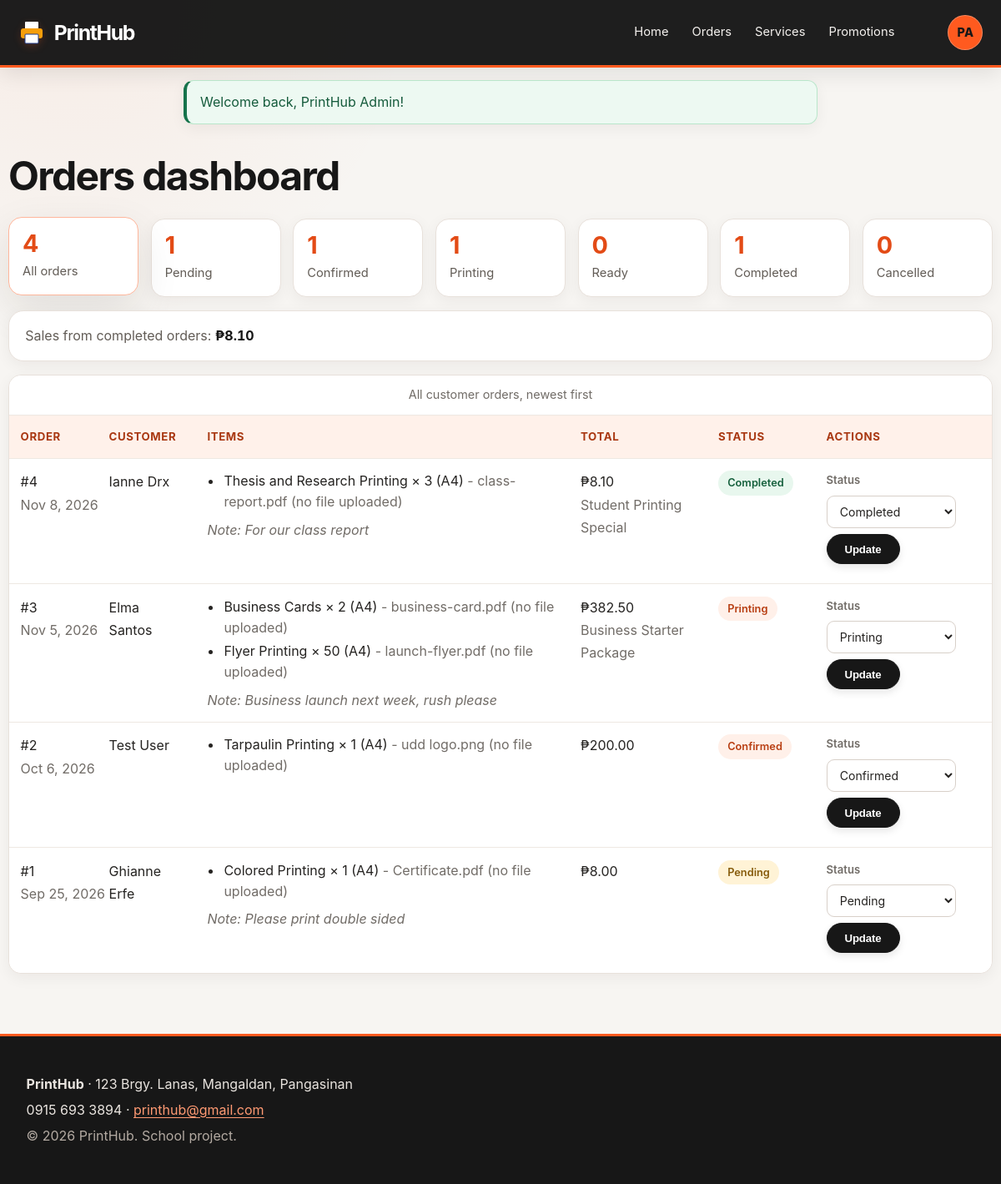
/admin/index.php (signed in), run on the app's committed database.
### tables this page shows
CREATE TABLE orders (
    order_id     INT  NOT NULL AUTO_INCREMENT,
    user_id      INT  NOT NULL,
    promotion_id INT  DEFAULT NULL,                       
    promotion_discount DECIMAL(5,2) NOT NULL DEFAULT 0.00,  
    notes        TEXT DEFAULT NULL,
    status       ENUM('pending','confirmed','printing','ready','completed','cancelled')
                 NOT NULL DEFAULT 'pending',
    order_date   TIMESTAMP NOT NULL DEFAULT CURRENT_TIMESTAMP,
    PRIMARY KEY (order_id),
    CONSTRAINT fk_orders_user  FOREIGN KEY (user_id)      REFERENCES users (user_id),
    CONSTRAINT fk_orders_promo FOREIGN KEY (promotion_id) REFERENCES promotions (promotion_id)
        ON DELETE SET NULL                                  
);

CREATE TABLE users (
    user_id    INT          NOT NULL AUTO_INCREMENT,
    name       VARCHAR(100) NOT NULL,
    email      VARCHAR(100) NOT NULL,
    password   VARCHAR(255) NOT NULL,                   
    role       ENUM('customer','admin') NOT NULL DEFAULT 'customer',
    created_at TIMESTAMP    NOT NULL DEFAULT CURRENT_TIMESTAMP,
    PRIMARY KEY (user_id),
    UNIQUE KEY uq_users_email (email)                    
);

CREATE TABLE order_items (
    order_item_id INT           NOT NULL AUTO_INCREMENT,
    order_id      INT           NOT NULL,
    service_id    INT           NOT NULL,
    file_name     VARCHAR(255)  DEFAULT NULL,             
    file_path     VARCHAR(255)  DEFAULT NULL,             
    paper_size    VARCHAR(60)   NOT NULL DEFAULT 'A4',
    copies        INT           NOT NULL DEFAULT 1,
    unit_price    DECIMAL(10,2) NOT NULL,                 
    PRIMARY KEY (order_item_id),
    CONSTRAINT fk_items_order   FOREIGN KEY (order_id)   REFERENCES orders (order_id)
        ON DELETE CASCADE,                                
    CONSTRAINT fk_items_service FOREIGN KEY (service_id) REFERENCES services (service_id),
    CONSTRAINT chk_items_copies CHECK (copies >= 1)
);

CREATE TABLE services (
    service_id   INT           NOT NULL AUTO_INCREMENT,
    category_id  INT           NOT NULL,
    service_name VARCHAR(100)  NOT NULL,
    description  TEXT          DEFAULT NULL,
    price        DECIMAL(10,2) NOT NULL,
    unit         VARCHAR(20)   NOT NULL DEFAULT 'per piece',    
    status       ENUM('active','inactive') NOT NULL DEFAULT 'active',
    created_at   TIMESTAMP     NOT NULL DEFAULT CURRENT_TIMESTAMP,
    PRIMARY KEY (service_id),
    CONSTRAINT fk_services_category FOREIGN KEY (category_id)
        REFERENCES categories (category_id),
    CONSTRAINT chk_services_price CHECK (price >= 0)
);

CREATE TABLE promotions (
    promotion_id INT          NOT NULL AUTO_INCREMENT,
    title        VARCHAR(100) NOT NULL,
    description  TEXT         DEFAULT NULL,
    discount     DECIMAL(5,2) NOT NULL DEFAULT 0.00,      
    start_date   DATE         NOT NULL,
    end_date     DATE         NOT NULL,
    status       ENUM('active','inactive') NOT NULL DEFAULT 'active',
    PRIMARY KEY (promotion_id),
    CONSTRAINT chk_promo_discount CHECK (discount BETWEEN 0 AND 100)
);

### src/Account.php (called while the page is built, shortened)
<?php
abstract class Account
{
    private string $name;
    public function __construct(int $id, string $name, string $email)
    {
        $this->name  = $name;
    }
    public function getName(): string { return $this->name; }
    public static function fromArray(array $data): Account
    {
        if ($data['role'] === 'admin') {
            return new Admin((int)$data['id'], $data['name'], $data['email']);
        }
        return new Customer((int)$data['id'], $data['name'], $data['email']);
    }
}

### src/Auth.php (called while the page is built, shortened)
<?php
class Auth
{
    public static function user(): ?Account
    {
        return Account::fromArray($_SESSION['user']);
    }
}

### src/Admin.php (called while the page is built, shortened)
<?php
class Admin extends Account
{
    public function isAdmin(): bool
    {
        return true;
    }
}

### includes/bootstrap.php (called while the page is built, shortened)
<?php
require_once ROOT_PATH . '/includes/helpers.php';
spl_autoload_register(function (string $class): void {
    $prefix = 'PrintHub\\';
    $file = ROOT_PATH . '/src/' . substr($class, strlen($prefix)) . '.php';
});

### src/Database.php (called while the page is built, shortened)
<?php
class Database
{
    private static ?PDO $connection = null;
    public static function connect(): PDO
    {
        if (self::$connection === null) {
            try {
                $dsn = 'mysql:host=' . DB_HOST . ';dbname=' . DB_NAME . ';charset=utf8mb4';
                self::$connection = new PDO($dsn, DB_USER, DB_PASS, [
                    PDO::ATTR_ERRMODE            => PDO::ERRMODE_EXCEPTION,
                    PDO::ATTR_DEFAULT_FETCH_MODE => PDO::FETCH_ASSOC,
                    PDO::ATTR_EMULATE_PREPARES   => false,
                ]);
            } catch (PDOException $e) {
                throw new RuntimeException('Could not connect to the database. Is MySQL running and is printhub imported?');
            }
        }
        return self::$connection;
    }
}

### src/BaseModel.php (called while the page is built, shortened)
<?php
abstract class BaseModel
{
    public function __construct()
    {
        $this->db = Database::connect();
    }
}

### src/Order.php (called while the page is built, shortened)
<?php
class Order extends BaseModel
{
    private function summarySql(string $where): string
    {
        return "SELECT o.order_id, o.user_id, o.notes, o.status, o.order_date,
                       u.name AS customer_name,
                       p.title AS promo_title,
                       COALESCE(o.promotion_discount, 0) AS discount,
                       COALESCE(SUM(oi.copies * oi.unit_price), 0) AS subtotal,
                       ROUND(COALESCE(SUM(oi.copies * oi.unit_price), 0) * (1 - COALESCE(o.promotion_discount, 0) / 100), 2) AS total
                FROM orders o
                JOIN users u ON u.user_id = o.user_id
                LEFT JOIN promotions p ON p.promotion_id = o.promotion_id
                LEFT JOIN order_items oi ON oi.order_id = o.order_id
                $where
                GROUP BY o.order_id, o.user_id, o.notes, o.status, o.order_date, u.name, p.title, o.promotion_discount
                ORDER BY o.order_date DESC, o.order_id DESC";
    }
    public function allSummaries(): array
    {
        return $this->db->query($this->summarySql(''))->fetchAll();
    }
    public function items(int $orderId): array
    {
        $sql = 'SELECT oi.*, s.service_name, (oi.copies * oi.unit_price) AS line_total
                FROM order_items oi
                JOIN services s ON s.service_id = oi.service_id
                WHERE oi.order_id = :id
                ORDER BY oi.order_item_id';
        $stmt = $this->db->prepare($sql);
        $stmt->execute(['id' => $orderId]);
        return $stmt->fetchAll();
    }
    public function countByStatus(): array
    {
        return $this->db->query('SELECT status, COUNT(*) AS n FROM orders GROUP BY status')
                        ->fetchAll(PDO::FETCH_KEY_PAIR);
    }
}

### admin/index.php (the view, shortened to what this page needs)
<?php
require __DIR__ . '/../includes/bootstrap.php';
$orders = new Order();
$all    = $orders->allSummaries();
$counts = $orders->countByStatus();
$selectedStatus = (string)($_GET['status'] ?? 'all');
$visibleOrders = $selectedStatus === 'all'
    ? $all
    : array_values(array_filter($all, static fn(array $order): bool => $order['status'] === $selectedStatus));
$sales = 0;
foreach ($all as $o) {
    if ($o['status'] === 'completed') {
        $sales += (float)$o['total'];
    }
}
$pageTitle = 'Admin: Orders';
require __DIR__ . '/../includes/header.php';
?>
<div class="container section admin-dashboard">
    <h1 class="admin-page-title">Orders dashboard</h1>
    <div class="stats">
        <a class="stat stat-link<?= $selectedStatus === 'all' ? ' is-selected' : '' ?>" href="<?= e(url('admin/index.php?status=all')) ?>"<?= $selectedStatus === 'all' ? ' aria-current="page"' : '' ?>>
            <strong><?= count($all) ?></strong> All orders
        </a>
        <?php foreach (Order::STATUSES as $status): ?>
            <a class="stat stat-link<?= $selectedStatus === $status ? ' is-selected' : '' ?>" href="<?= e(url('admin/index.php?status=' . rawurlencode($status))) ?>"<?= $selectedStatus === $status ? ' aria-current="page"' : '' ?>>
                <strong><?= (int)($counts[$status] ?? 0) ?></strong> <?= e(ucfirst($status)) ?>
            </a>
        <?php endforeach; ?>
    </div>
    <?php if ($selectedStatus === 'all'): ?>
        <div class="card admin-sales-summary">Sales from completed orders: <strong><?= money($sales) ?></strong></div>
    <?php endif; ?>
    <?php if (!$visibleOrders): ?><p>No <?= $selectedStatus === 'all' ? 'orders' : e($selectedStatus) . ' orders' ?> to show.</p><?php else: ?>
    <div class="table-wrap">
        <table class="admin-orders-table">
            <caption class="muted"><?= $selectedStatus === 'all' ? 'All customer orders, newest first' : e(ucfirst($selectedStatus)) . ' orders, newest first' ?></caption>
            <thead>
                <tr><th scope="col">Order</th><th scope="col">Customer</th><th scope="col">Items</th><th scope="col">Total</th><th scope="col">Status</th><th scope="col">Actions</th></tr>
            </thead>
            <tbody>
            <?php foreach ($visibleOrders as $order): ?>
                <tr>
                    <td>#<?= (int)$order['order_id'] ?><br><span class="muted"><?= e(date('M j, Y', strtotime($order['order_date']))) ?></span></td>
                    <td><?= e($order['customer_name']) ?></td>
                    <td>
                        <ul class="item-list">
                        <?php foreach ($orders->items((int)$order['order_id']) as $item): ?>
                            <li>
                                <?= e($item['service_name']) ?> &times; <?= (int)$item['copies'] ?> (<?= e($item['paper_size']) ?>)
                                <?php if ($item['file_path']): ?>
                                    - <a href="<?= e(url('download.php?item_id=' . (int)$item['order_item_id'])) ?>"><?= e($item['file_name']) ?></a>
                                <?php elseif ($item['file_name']): ?>
                                    <span class="muted">- <?= e($item['file_name']) ?> (no file uploaded)</span>
                                <?php endif; ?>
                            </li>
                        <?php endforeach; ?>
                        </ul>
                        <?php if ($order['notes'] !== null && $order['notes'] !== ''): ?><em>Note: <?= e($order['notes']) ?></em><?php endif; ?>
                    </td>
                    <td>
                        <?= money($order['total']) ?>
                        <?php if ($order['promo_title']): ?><br><span class="muted"><?= e($order['promo_title']) ?></span><?php endif; ?>
                    </td>
                    <td><span class="status status-<?= e($order['status']) ?>"><?= e(ucfirst($order['status'])) ?></span></td>
                    <td class="admin-actions-cell">
                        <form method="post" class="admin-actions-form" action="<?= e(url('admin/index.php')) ?>">
                            <label class="muted" for="status-<?= (int)$order['order_id'] ?>">Status</label>
                            <select id="status-<?= (int)$order['order_id'] ?>" name="status">
                                <?php foreach (Order::STATUSES as $status): ?>
                                    <option value="<?= e($status) ?>" <?= $status === $order['status'] ? 'selected' : '' ?>><?= e(ucfirst($status)) ?></option>
                                <?php endforeach; ?>
                            </select>
                            <button class="btn btn-small" type="submit">Update</button>
                        </form>
                    </td>
                </tr>
            <?php endforeach; ?>
            </tbody>
        </table>
    </div>
    <?php endif; ?>
</div>
<?php require __DIR__ . '/../includes/footer.php'; ?>

### includes/header.php (shortened to what this page needs)
<?php
$user      = Auth::user();
$pageTitle = $pageTitle ?? 'Welcome';
$isServicesLanding = $pageTitle === 'Services and Prices';
$bodyClass = $bodyClass ?? '';
$userInitials = '';
if ($user !== null) {
    $nameParts = preg_split('/\s+/u', trim($user->getName()), -1, PREG_SPLIT_NO_EMPTY) ?: [];
    if ($nameParts) {
        $userInitials = mb_strtoupper(mb_substr($nameParts[0], 0, 1, 'UTF-8'), 'UTF-8');
        if (count($nameParts) > 1) {
            $userInitials .= mb_strtoupper(mb_substr($nameParts[count($nameParts) - 1], 0, 1, 'UTF-8'), 'UTF-8');
        }
    }
}
?>
<!DOCTYPE html>
<html lang="en">
<head>
    <link rel="stylesheet" href="<?= e(url('assets/css/style.css')) ?>">
</head>
<body<?= $bodyClass !== '' ? ' class="' . e($bodyClass) . '"' : '' ?>>
<header class="site-header">
    <div class="container header-inner">
        <a class="brand" href="<?= $isServicesLanding ? '#services-main' : e(url('index.php')) ?>"<?= $isServicesLanding ? ' aria-label="Skip to services content"' : '' ?>>
            <svg width="32" height="32" viewBox="0 0 32 32" role="img" aria-label="PrintHub logo">
                <rect x="8" y="3" width="16" height="9" rx="1" fill="#fff"/>
                <rect x="3" y="11" width="26" height="12" rx="3" fill="#f59e0b"/>
                <rect x="8" y="18" width="16" height="11" rx="1" fill="#fff" stroke="#1e3a8a"/>
            </svg>
            <span><?= e(SHOP_NAME) ?></span>
        </a>
        <nav aria-label="Main navigation">
            <ul class="nav">
                <?php
                nav_link('index.php', 'Home');
                if ($user !== null && $user->isAdmin()) {
                    nav_link('admin/index.php', 'Orders');
                    nav_link('admin/services.php', 'Services');
                    nav_link('admin/promotions.php', 'Promotions');
                } else {
                    nav_link('services.php', 'Services');
                    if ($user !== null) {
                        nav_link('order.php', 'Order Now');
                        nav_link('my_orders.php', 'My Orders');
                    }
                }
                if ($user === null) {
                    nav_link('login.php', 'Login');
                    nav_link('register.php', 'Register');
                } else {
                    echo '<li class="nav-account"><details class="account-menu">'
                       . '<summary class="account-initials" aria-label="Account menu, ' . e($userInitials) . '" title="Account menu">' . e($userInitials) . '</summary>'
                       . '<div class="account-menu-panel"><a href="' . e(url('logout.php')) . '">Log out</a></div>'
                       . '</details></li>';
                }
                ?>
            </ul>
        </nav>
    </div>
</header>
<main id="main">
    <div class="container flash-messages">
        <?php flash_render(); ?>
    </div>

### includes/helpers.php (shortened to what this page needs)
<?php
function e(?string $text): string
{
    return htmlspecialchars((string)$text, ENT_QUOTES, 'UTF-8');
}
function url(string $path): string
{
    return BASE_URL . '/' . ltrim($path, '/');
}
function money($amount): string
{
    return '₱' . number_format((float)$amount, 2);
}
function flash_render(): void
{
    foreach ($_SESSION['flash'] ?? [] as $item) {
        echo '<div class="alert alert-' . e($item['type']) . '" role="alert">' . e($item['message']) . '</div>';
    }
}
function nav_link(string $path, string $label): void
{
    $isCurrent = ($_SERVER['SCRIPT_NAME'] ?? '') === url($path);
    echo '<li><a href="' . e(url($path)) . '"' . ($isCurrent ? ' aria-current="page"' : '') . '>' . e($label) . '</a></li>';
}

### includes/footer.php (shortened to what this page needs)
</main>
<footer class="site-footer">
    <div class="container footer-inner">
        <p><strong><?= e(SHOP_NAME) ?></strong> &middot; <?= e(SHOP_ADDRESS) ?></p>
        <p><?= e(SHOP_PHONE) ?> &middot; <a href="mailto:<?= e(SHOP_EMAIL) ?>"><?= e(SHOP_EMAIL) ?></a></p>
        <p class="muted">&copy; <?= date('Y') ?> <?= e(SHOP_NAME) ?>. School project.</p>
    </div>
</footer>
</body>
</html>

### data on the page
orders: order_id "4", order_date "Nov 8, 2026", user.name "Ianne Drx", notes "For our class report", total "₱8.10", promotion.title "Student Printing Special", status "Completed"
order_items: service.service_name "Thesis and Research Printing", copies "3", paper_size "A4", file_name "class-report.pdf"
orders: order_id "3", order_date "Nov 5, 2026", user.name "Elma Santos", notes "Business launch next week, rush please", total "₱382.50", promotion.title "Business Starter Package", status "Printing"
order_items: service.service_name "Business Cards", copies "2", paper_size "A4", file_name "business-card.pdf"
order_items: service.service_name "Flyer Printing", copies "50", paper_size "A4", file_name "launch-flyer.pdf"
orders: order_id "2", order_date "Oct 6, 2026", user.name "Test User", total "₱200.00", status "Confirmed"
order_items: service.service_name "Tarpaulin Printing", copies "1", paper_size "A4", file_name "udd logo.png"
orders: order_id "1", order_date "Sep 25, 2026", user.name "Ghianne Erfe", notes "Please print double sided", total "₱8.00", status "Pending"
order_items: service.service_name "Colored Printing", copies "1", paper_size "A4", file_name "Certificate.pdf"

### other printed values
SHOP_NAME "PrintHub"
$label "Home Orders Services Promotions"
$userInitials "PA"
$item['message'] "Welcome back, PrintHub Admin!"
count($all) "4"
$counts[$status] "1"
$status "Pending"
$status "Confirmed"
$status "Printing"
$counts[$status] "0"
$status "Ready"
$status "Completed"
$status "Cancelled"
money($sales) "₱8.10"
SHOP_ADDRESS "123 Brgy. Lanas, Mangaldan, Pangasinan"
